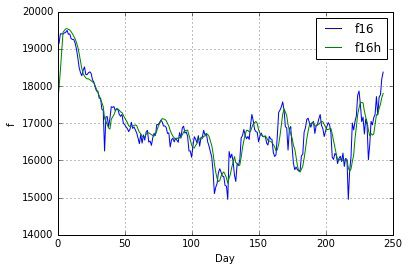

The Python source for this figure:
# -*- coding: utf-8
import numpy as np

# 移動平均線の計算(データ, 日数)
def move_average(data, day):
    return np.convolve(data, np.ones(day)/float(day), 'valid')

# 重回帰分析（偏回帰係数の計算）
def stat(y, x):

    x = np.vstack([np.ones(x.shape[1]), x]) # 定数項, 説明変数
    return np.linalg.lstsq(x.T, y)[0]       # 偏回帰係数

def main():
     # CSVのロード(2015年と2016年のデータ)
    data15 = np.genfromtxt("nikkei15.csv", delimiter=",", skip_header=1, dtype='float')
    data16 = np.genfromtxt("nikkei16.csv", delimiter=",", skip_header=1, dtype='float')

    # 5列目の終値だけを取り出し
    f15 = data15[:,4]
    f16 = data16[:,4]

    # 移動平均線を計算
    days = [5, 25, 75, 200]
    for day in days:
        data = np.r_[f15[len(f15)-day:len(f15)-1], f16]    #　2015年の終値の一部と2016年の終値を結合
        if(day == days[0]):
            ma =  move_average(data, day)
        ma =  np.vstack([ma, move_average(data, day)])

    # 説明変数(前日の移動平均線)    
    x = np.array([ma[0], ma[1], ma[2], ma[3]])

    # 重回帰分析(偏回帰係数の計算)
    b, a1, a2, a3, a4 = stat(f16, x)
    f16h = a1 * ma[0] + a2 * ma[1] + a3 * ma[2] + a4 * ma[3] + b
    
    # グラフにプロット
    plt.plot(f16,  label="f16")
    plt.plot(f16h, label="f16h")  
    
    #　ラベル軸
    plt.xlabel("Day")
    plt.ylabel("f")
    # 凡例
    plt.legend()
    # グリッド
    plt.grid()
    # グラフ表示
    plt.show()
